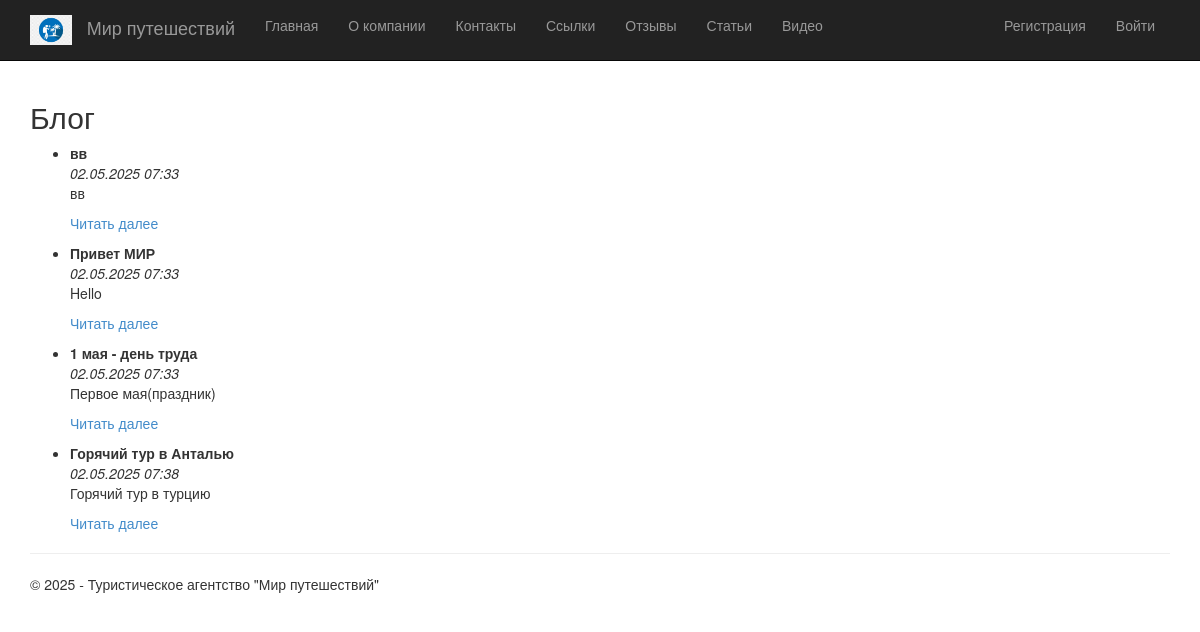
/blog/, run on an earlier commit of the app's database.
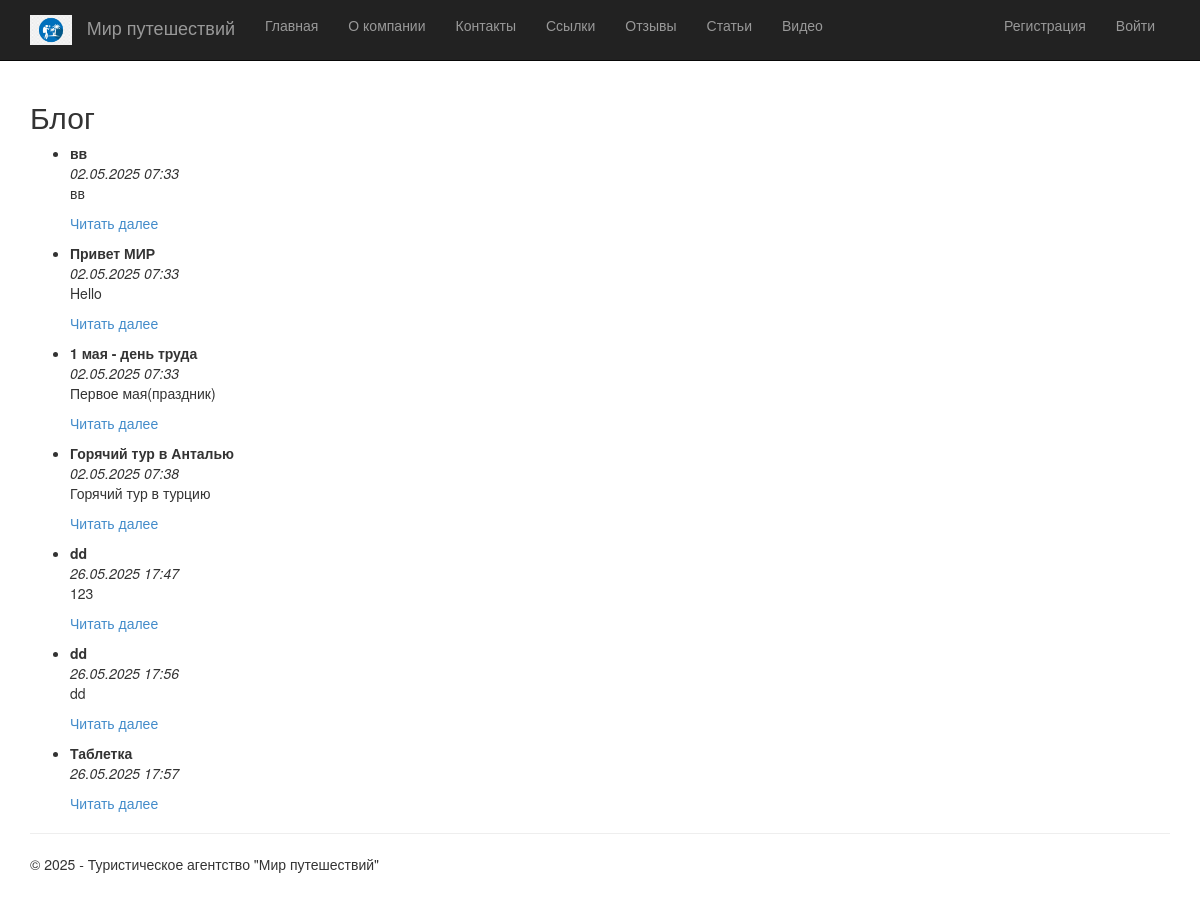
And on a later commit of the database.
### app/models.py (models this page shows, shortened)
class Blog(models.Model):
    title = models.CharField(max_length=100, verbose_name="Заголовок", blank=True, null=True)
    description = models.TextField(verbose_name="Краткое содержание", blank=True, null=True)
    content = models.TextField(verbose_name="Полное содержание", blank=True, null=True)
    posted = models.DateTimeField(default = timezone.now, db_index = True, verbose_name = "Опубликована")
    author = models.ForeignKey(User, null=True, blank=True, on_delete=models.SET_NULL, verbose_name="Автор")
    image = models.ImageField(upload_to='blog_images/', blank=True, null=True, verbose_name='Картинка')

### app/views.py (the view)
# urls.py: path('blog/', views.blog, name='blog'),
def blog(request):
    assert isinstance(request, HttpRequest)
    posts = Blog.objects.all()
    return render(
        request,
        'app/blog.html',
        {
            'title': 'Блог',
            'posts': posts,
            'year': datetime.now().year,
        }
    )

### app/templates/app/blog.html
{% extends "app/layout.html" %}
{% block content %}
    <h2>{{ title }}</h2>
    <ul>
    {% for post in posts %}
        <li>
            <strong>{{ post.title }}</strong><br>
            <em>{{ post.posted|date:"d.m.Y H:i" }}</em><br>
            <p>{{ post.description }}</p>
            <p><a href="{% url 'blogpost' parameter=post.id %}">Читать далее</a></p>
        </li>
    {% empty %}
        <li>Нет статей.</li>
    {% endfor %}
    </ul>
{% endblock %}

### app/templates/app/layout.html (shortened to what this page needs)
<!DOCTYPE html>
<html>
<head>
    {% load static %}
    <link rel="stylesheet" type="text/css" href="{% static 'app/content/bootstrap.min.css' %}" />
    <link rel="stylesheet" type="text/css" href="{% static 'app/content/site.css' %}" />
    <link rel="stylesheet" type="text/css" href="{% static 'app/custom.css' %}" />
</head>
<body>
    <div class="navbar navbar-inverse navbar-fixed-top">
        <div class="container">
            <div class="navbar-header">
                <a href="/" class="navbar-brand">
                    <img src="{% static 'app/content/logo1.png' %}" alt="Мир путешествий" style="height: 30px; margin-right: 10px; display: inline-block; vertical-align: middle;" />
                    Мир путешествий
                </a>
            </div>
            <div class="navbar-collapse collapse">
                <ul class="nav navbar-nav">
                    <li><a href="{% url 'home' %}">Главная</a></li>
                    <li><a href="{% url 'about' %}">О компании</a></li>
                    <li><a href="{% url 'contact' %}">Контакты</a></li>
                    <li><a href="{% url 'links' %}">Ссылки</a></li>
                    <li><a href="{% url 'pool' %}">Отзывы</a></li>
                    <li><a href="{% url 'blog' %}">Статьи</a></li>
                    <li><a href="{% url 'videopost' %}">Видео</a></li>
                </ul>
                {% include 'app/loginpartial.html' %}
            </div>
        </div>
    </div>
    <div class="container body-content">
{% block content %}{% endblock %}
        <hr/>
        <footer>
            <p>&copy; {{ year }} - Туристическое агентство "Мир путешествий"</p>
        </footer>
    </div>
</body>
</html>

### app/templates/app/loginpartial.html
{% if user.is_authenticated %}
<form id="logoutForm" action="/logout/" method="post" class="navbar-right">
    {% csrf_token %}
    <ul class="nav navbar-nav navbar-right">
        <li><span class="navbar-brand">Здравствуйте, {{ user.username }}!</span></li>
        <li><a href="javascript:document.getElementById('logoutForm').submit()">Выйти</a></li>
    </ul>
</form>
{% else %}
<ul class="nav navbar-nav navbar-right">
    {% if request.resolver_match.url_name != 'registration' %}
    <li><a href="{% url 'registration' %}">Регистрация</a></li>
    {% endif %}
    <li><a href="{% url 'login' %}">Войти</a></li>
</ul>
{% endif %}

### app/static/app/content/site.css (style rules this page uses)
body { padding-top: 80px; padding-bottom: 20px; }
.body-content { padding-left: 15px; padding-right: 15px; }

What changed in the data, as far as the page shows it:
added Blog: title "dd", posted "26.05.2025 17:47", description "123"
added Blog: title "dd", posted "26.05.2025 17:56", description "dd"
added Blog: title "Таблетка", posted "26.05.2025 17:57"
